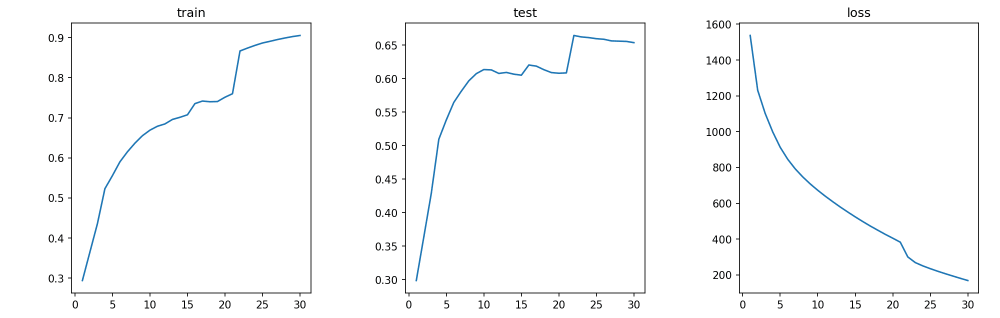
#> input picture Anni_Xu/img/cifar1.png, 2000 x 635 px, given in place of video1.MP4, which was not available (shown at 1/2 size)
$ python rmcode_for_video.py
#> lines starting #> are read from the running program, lines starting #| are printed output that depends on the picture; after the words box and inside, x2 and y2 are one past the last pixel; in counts of white or black regions, pixels touching at a corner belong together; pictures that were not available may be replaced by others from this repository, and a replacement may not be noted
#基本搞定。。。
#处理视频
import numpy as np
import cv2 as cv
cap = cv.VideoCapture('../video1.MP4')
if not cap.isOpened():
    print("Cannot open camera")
    exit()
while True:
    # 逐帧捕获
    ret, img = cap.read()
#> img is the input picture: shape (635, 2000, 3); mean B, G, R 250.9, 250.6, 250.1
    # 如果正确读取帧，ret为True
    if not ret:
        print("Can't receive frame (stream end?). Exiting ...")
        break
    img=cv.resize(img,(-1,-1),fx=0.5,fy=0.5)
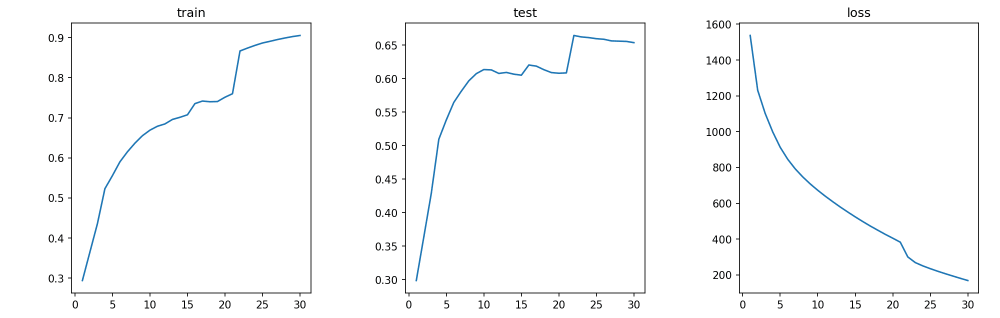
#> img: shape (318, 1000, 3); mean B, G, R 250.9, 250.6, 250.1

    gray = cv.cvtColor(img, cv.COLOR_BGR2GRAY)

    # 二值化处理
    ret, thresh = cv.threshold(gray, 200, 255, cv.THRESH_BINARY)
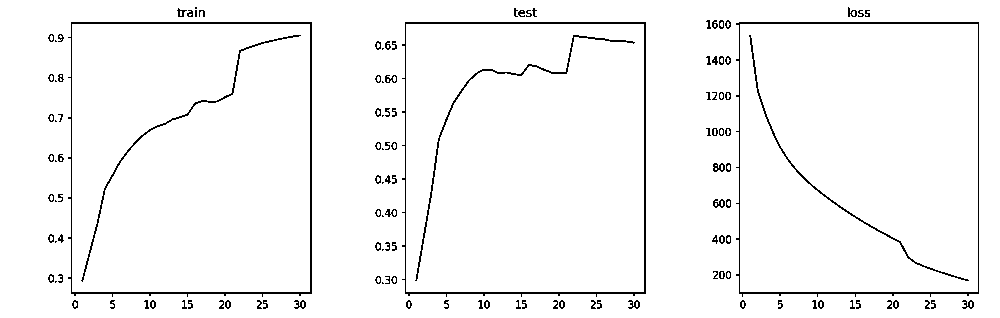
#> thresh: shape (318, 1000); 96.7% white; black in thin lines or dots, all inside (x1, y1, x2, y2) = (48, 7, 979, 309)
    # 扩张
    kernel = np.ones((2, 1), np.uint8)
    erosion = cv.erode(thresh, kernel, iterations=1)
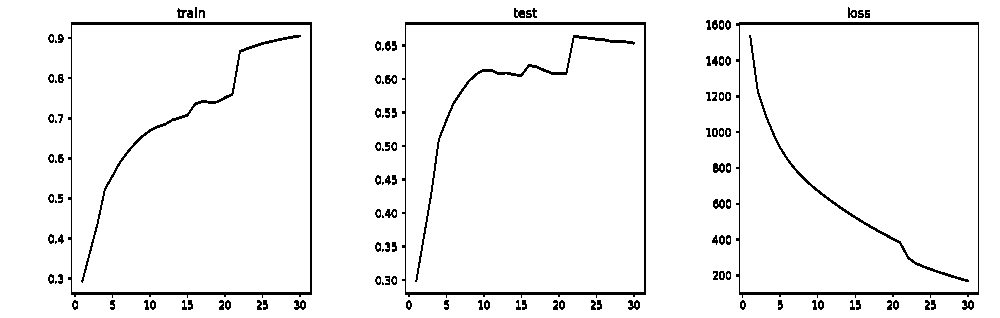
#> erosion: shape (318, 1000); 95.7% white; black in thin lines or dots, all inside (x1, y1, x2, y2) = (48, 7, 979, 310)
    # 寻找轮廓
    contours, hierarchy = cv.findContours(erosion, cv.RETR_TREE, cv.CHAIN_APPROX_NONE)
#> contours = 197 contours, 81 with area under 20; largest, box (x1, y1, x2, y2) and area: (0, 0, 1000, 318) 316683, (401, 21, 647, 299) 66417, (67, 21, 313, 299) 66412, (735, 21, 980, 299) 66146, (740, 25, 978, 292) 63042

    for item in contours:
        area = cv.contourArea(item)
        perimeter = cv.arcLength(item, True)
        #print(area)
        #if area > 20 and area < 40:
        #艰难的调参
        if area > 1200 and area < 1800:
            if perimeter>140 and perimeter<200:
            # 绘制轮廓
                img_contour = cv.drawContours(img, item, -1, (0, 0, 255), 5)
#> this loop made 197 passes
#> (area, perimeter) on passes 1, 2, 4: (316683, 2632), (110, 59.11), (53, 35.31)
        # elif area>15000:


        #img_contour = cv.drawContours(img, item, -1, (0, 255, 0), 2)
    cv.imshow('image', img )
    if cv.waitKey(1) == ord('q'):
#> (key q is pressed here)
        break
# 完成所有操作后，释放捕获器
cap.release()
cv.destroyAllWindows()

$ run again, on Anni_Xu/img/mlp1.png
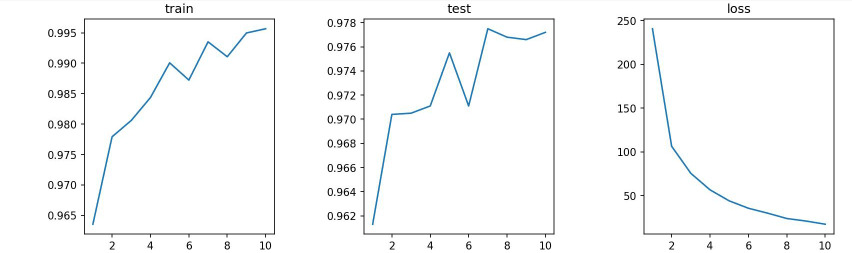
#> input picture Anni_Xu/img/mlp1.png, 1703 x 506 px, given in place of video1.MP4, which was not available (shown at 1/2 size)
#> img is the input picture: shape (506, 1703, 3); mean B, G, R 249.3, 249, 248.3
#> img: shape (253, 852, 3)
#> `ret, thresh = cv.threshold(gray, 200, 255, cv.THRESH_BINARY)`:
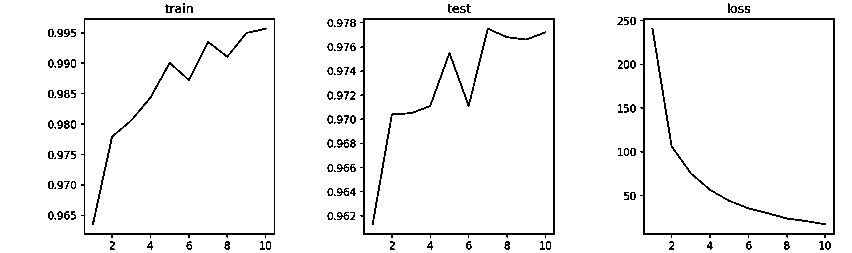
#> thresh: shape (253, 852); 95.6% white; black in thin lines or dots
#> `erosion = cv.erode(thresh, kernel, iterations=1)`:
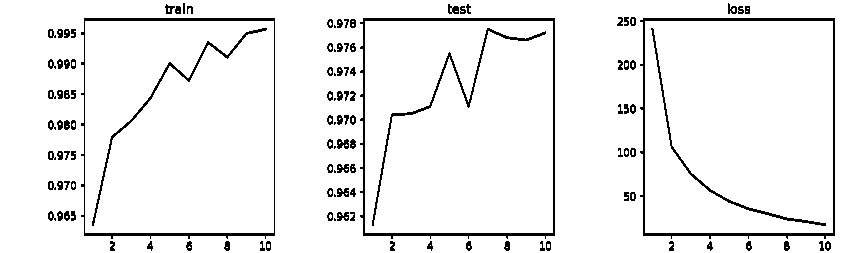
#> erosion: shape (253, 852); 94.3% white; black in thin lines or dots
#> contours = 209 contours, 96 with area under 20; largest, box (x1, y1, x2, y2) and area: (0, 0, 852, 253) 214452, (359, 17, 556, 240) 42374, (639, 17, 836, 240) 42340, (80, 17, 276, 240) 42146, (85, 21, 274, 233) 39668
#> the loop `for item in contours:` made 209 passes
#> (area, perimeter) on passes 1, 2, 4: (214452, 2206), (59, 28.97), (44, 31.31)

$ run again, on Anni_Xu/img/sinx.png
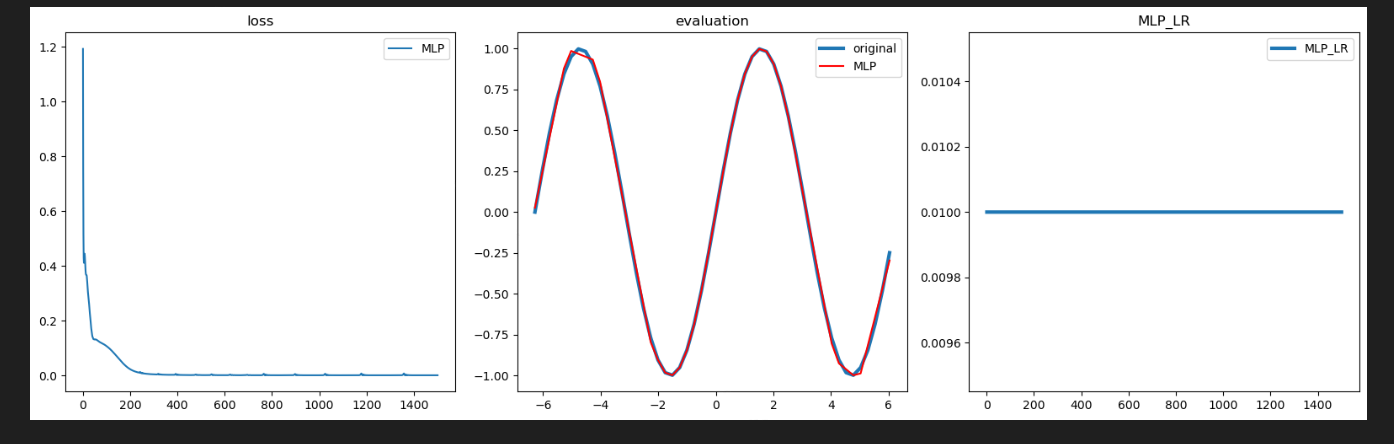
#> input picture Anni_Xu/img/sinx.png, 1394 x 444 px, given in place of video1.MP4, which was not available
#> img is the input picture: shape (444, 1394, 3); mean B, G, R 226, 225.5, 225.8
#> img: shape (222, 697, 3)
#> `ret, thresh = cv.threshold(gray, 200, 255, cv.THRESH_BINARY)`:
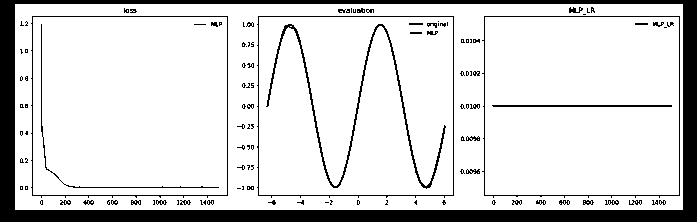
#> thresh: shape (222, 697); 84.9% white; 118 black regions (76 under 20 px), largest, box (x1, y1, x2, y2) and area: (0, 0, 697, 222) 17126, (266, 24, 446, 189) 1433, (31, 16, 228, 198) 773
#> `erosion = cv.erode(thresh, kernel, iterations=1)`:
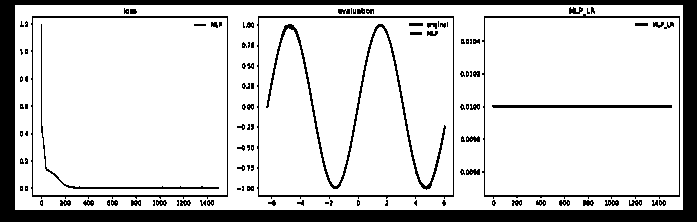
#> erosion: shape (222, 697); 82.8% white; 111 black regions (56 under 20 px)
#> contours = 195 contours, 98 with area under 20; largest, box (x1, y1, x2, y2) and area: (15, 5, 683, 210) 136068, (481, 13, 681, 200) 35900, (256, 15, 455, 200) 35892, (30, 15, 229, 200) 35891, (259, 18, 453, 195) 33968
#> the loop `for item in contours:` made 195 passes
#> (area, perimeter) on passes 1, 3, 6: (136068, 1742), (44.5, 30.38), (39.5, 33.56)
